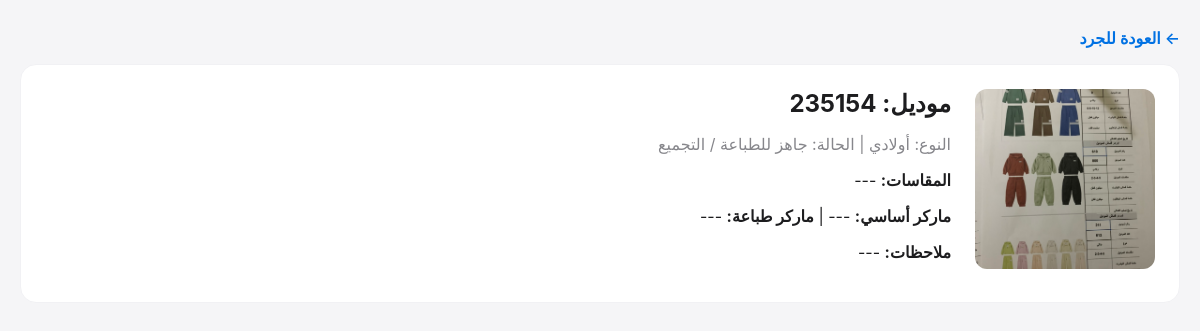
Screenshot of /design/inventory/model/2 with the database file from the repository.
### app/models.py (models this page shows)
class DesignModel(db.Model):
    id = db.Column(db.Integer, primary_key=True)
    model_code = db.Column(db.String(50), unique=True, nullable=False)
    image_url = db.Column(db.String(200), nullable=False)
    model_type = db.Column(db.String(50), nullable=True)
    status = db.Column(db.String(50), default='تصميم')
    is_deleted = db.Column(db.Boolean, default=False)
    target_quantity = db.Column(db.Integer, default=0)
    marker_length = db.Column(db.Float, nullable=True)
    sizes_selected = db.Column(db.String(200), nullable=True)
    main_marker_url = db.Column(db.String(200), nullable=True)
    print_marker_url = db.Column(db.String(200), nullable=True)
    marker_efficiency = db.Column(db.Float, nullable=True)
    notes_shirt = db.Column(db.Text, nullable=True)
    notes_pants = db.Column(db.Text, nullable=True)
    created_at = db.Column(db.DateTime, default=get_egypt_time)
    colored_at = db.Column(db.DateTime, nullable=True)
    cut_at = db.Column(db.DateTime, nullable=True)
    requirements = db.relationship('ModelRequirement', backref='model', lazy=True)
    accessories = db.relationship('ModelAccessory', backref='model', lazy=True)
    cutting_records = db.relationship('CuttingRecord', backref='model', lazy=True)
    qc_records = db.relationship('QCRecord', backref='model', lazy=True)

### app/design/routes.py (the view)
@design_bp.route('/inventory/model/<int:model_id>')
def inventory_model_details(model_id):
    model = DesignModel.query.get_or_404(model_id)
    return render_template('design/inventory_details.html', model=model) # اصنع ملف HTML بسيط يعرض البيانات بدون جداول ادخال

### app/templates/design/inventory_details.html
{% extends 'base.html' %}
{% block content %}
<div style="margin-bottom: 16px;"><a href="/design/inventory" style="color: #0071e3; text-decoration: none; font-weight: 600;">← العودة للجرد</a></div>
<div style="background: white; border-radius: 16px; padding: 24px; border: 1px solid #f1f1f4; display: flex; gap: 24px;">
    <img src="{{ model.image_url }}" style="width: 180px; height: 180px; border-radius: 12px; object-fit: cover;">
    <div>
        <h2 style="margin: 0 0 8px 0;">موديل: {{ model.model_code }}</h2>
        <p style="color: #86868b;">النوع: {{ model.model_type or 'غير محدد' }} | الحالة: {{ model.status }}</p>
        <p><strong>المقاسات:</strong> {{ model.sizes_selected or '---' }}</p>
        <p><strong>ماركر أساسي:</strong> {{ model.main_marker_url or '---' }} | <strong>ماركر طباعة:</strong> {{ model.print_marker_url or '---' }}</p>
        <p><strong>ملاحظات:</strong> {{ model.notes_shirt or '---' }}</p>
    </div>
</div>
{% endblock %}

### app/templates/base.html (style rules this page uses)
body { font-family: -apple-system, BlinkMacSystemFont, "Segoe UI", Roboto, sans-serif; background-color: #f5f5f7; margin: 0; color: #1d1d1f; }

### rows the page displays
DesignModel: image_url (picture), model_code "235154", model_type "أولادي", status "جاهز للطباعة / التجميع", sizes_selected "---", main_marker_url "---", print_marker_url "---", notes_shirt "---"
